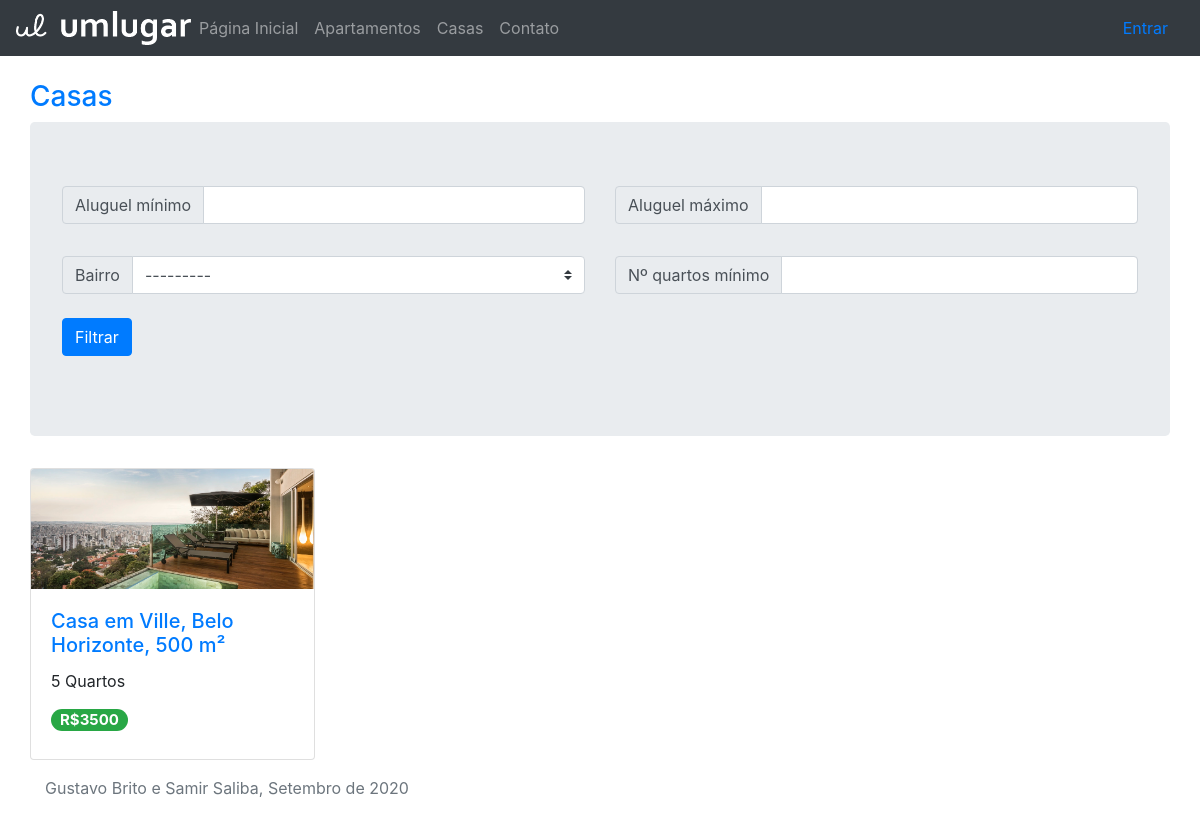
Screenshot of /casas/ with the database file from the repository.
### imvwb/models.py (models this page shows, shortened)
class Imovel(models.Model):
    num_quartos = models.PositiveSmallIntegerField(blank=False)
    num_salas_estar = models.PositiveSmallIntegerField(blank=False)
    num_salas_jantar = models.PositiveSmallIntegerField(blank=False)
    area = models.PositiveSmallIntegerField(blank=False)
    num_vagas_garagem = models.PositiveSmallIntegerField(blank=False)
    possui_armario_embutido = models.BooleanField(default=False)
    descricao = models.TextField(max_length=500, blank=True)
    aluguel = models.PositiveIntegerField(blank=False)
    data_postagem = models.DateTimeField(auto_now_add=True)
    logradouro = models.CharField(max_length=50, blank=False)
    numero = models.PositiveSmallIntegerField(blank=False)
    bairro = models.ForeignKey(Bairro, on_delete=models.PROTECT)
    cidade = models.CharField(max_length=25, blank=False)
    uf = models.CharField(max_length=2, blank=False)

class Casa(Imovel):
    pass

class Imovel(models.Model):
    num_quartos = models.PositiveSmallIntegerField(blank=False)
    num_salas_estar = models.PositiveSmallIntegerField(blank=False)
    num_salas_jantar = models.PositiveSmallIntegerField(blank=False)
    area = models.PositiveSmallIntegerField(blank=False)
    num_vagas_garagem = models.PositiveSmallIntegerField(blank=False)
    possui_armario_embutido = models.BooleanField(default=False)
    descricao = models.TextField(max_length=500, blank=True)
    aluguel = models.PositiveIntegerField(blank=False)
    data_postagem = models.DateTimeField(auto_now_add=True)
    logradouro = models.CharField(max_length=50, blank=False)
    numero = models.PositiveSmallIntegerField(blank=False)
    bairro = models.ForeignKey(Bairro, on_delete=models.PROTECT)
    cidade = models.CharField(max_length=25, blank=False)
    uf = models.CharField(max_length=2, blank=False)

class Bairro(models.Model):
    nome = models.CharField(max_length=30, blank=False)
    def __str__(self):
        return self.nome

### imvwb/views.py (the view)
# urls.py: path('casas/', views.lista_casas, name='casas'),
def lista_casas(request):
    casas_list = Casa.objects.order_by('data_postagem')
    casa_filter = CasaFilter(request.GET, queryset=casas_list)
    now = timezone.now()
    one_week_ago = now-datetime.timedelta(7)
    for casa in casa_filter.qs:
        imagem = Imagem.objects.filter(imovel_id=casa.id)[0]
        casa.imagem = imagem.imagem
        casa.new=True if casa.data_postagem > one_week_ago else False
    context = {
        'casas':casa_filter.qs,
        'form':casa_filter.form,
    }
    return render(request, 'imvwb/lista_casas.html', context)

### imvwb/templates/imvwb/lista_casas.html (shortened to what this page needs)
{% extends "./base.html" %}
{% block content %}
<div class="row">
    <h3>
        <a href="{% url 'imvwb:casas' %}" class="text-decoration-none">
        Casas
        </a>
    </h3>
</div>
<div class="row">
    <div class="jumbotron w-100">
        <form method="get" id="getForm">
            <div class="row pb-3">
                <div class="col">
                    <div class="input-group mb-3">
                        <div class="input-group-prepend">
                            <span class="input-group-text" id="{{form.aluguel__gt.id_for_label}}">Aluguel mínimo</span>
                        </div>
                        {{ form.aluguel__gt }}
                    </div>
                </div>
                <div class="col">
                    <div class="input-group mb-3">
                        <div class="input-group-prepend">
                            <span class="input-group-text" id="{{ form.aluguel__lt.id_for_label }}">Aluguel máximo</span>
                        </div>
                        {{ form.aluguel__lt }}
                    </div>
                </div>
            </div>
            <div class="row">
                <div class='col-md-6'>
                    <div class="input-group mb-4">
                        <div class="input-group-prepend">
                        <label class="input-group-text" for="{{form.bairro.id_for_label}}">Bairro</label>
                        </div>
                        {{ form.bairro }}
                    </div>
                </div>
                <div class="col-md-6">
                    <div class="input-group mb-3">
                        <div class="input-group-prepend">
                            <span class="input-group-text" id="{{form.quartos__gt.id_for_label}}">Nº quartos mínimo</span>
                        </div>
                        {{ form.quartos__gt }}
                    </div>
                </div>
            </div>
            <button type="submit" for="getForm" class="btn btn-primary">Filtrar</button>
        </form>
    </div>
</div>
<div class=row>
    {% for casa in casas %}
        <div class="col-3 px-0">
            <div class="card" style="width:100%">
                <img src="{{casa.imagem.url}}" class="card-img-top" alt="...">
                <div class="card-body">
                    <h5 class="card-title">
                        <a href="{% url 'imvwb:detail_casa' casa.id %}" class="text-decoration-none">
                            Casa em {{casa.bairro}}, {{casa.cidade}}, {{casa.area}} m²
                        </a>
                    </h5>
                    <p class="card-text">{{casa.num_quartos}} Quartos</p>
                    <h5>
                        <span class="badge badge-success badge-pill">R${{casa.aluguel}}</span>
                    </h5>
                </div>
            </div>
        </div>
    {% endfor %}
</div>
{% endblock %}

### imvwb/templates/imvwb/base.html (style rules this page uses)
.card-img-top { width: 100%; height: 10vw; object-fit: cover; }

### rows the page displays
Casa: bairro "Ville", cidade "Belo Horizonte", area "500", num_quartos "5", aluguel "3500"
